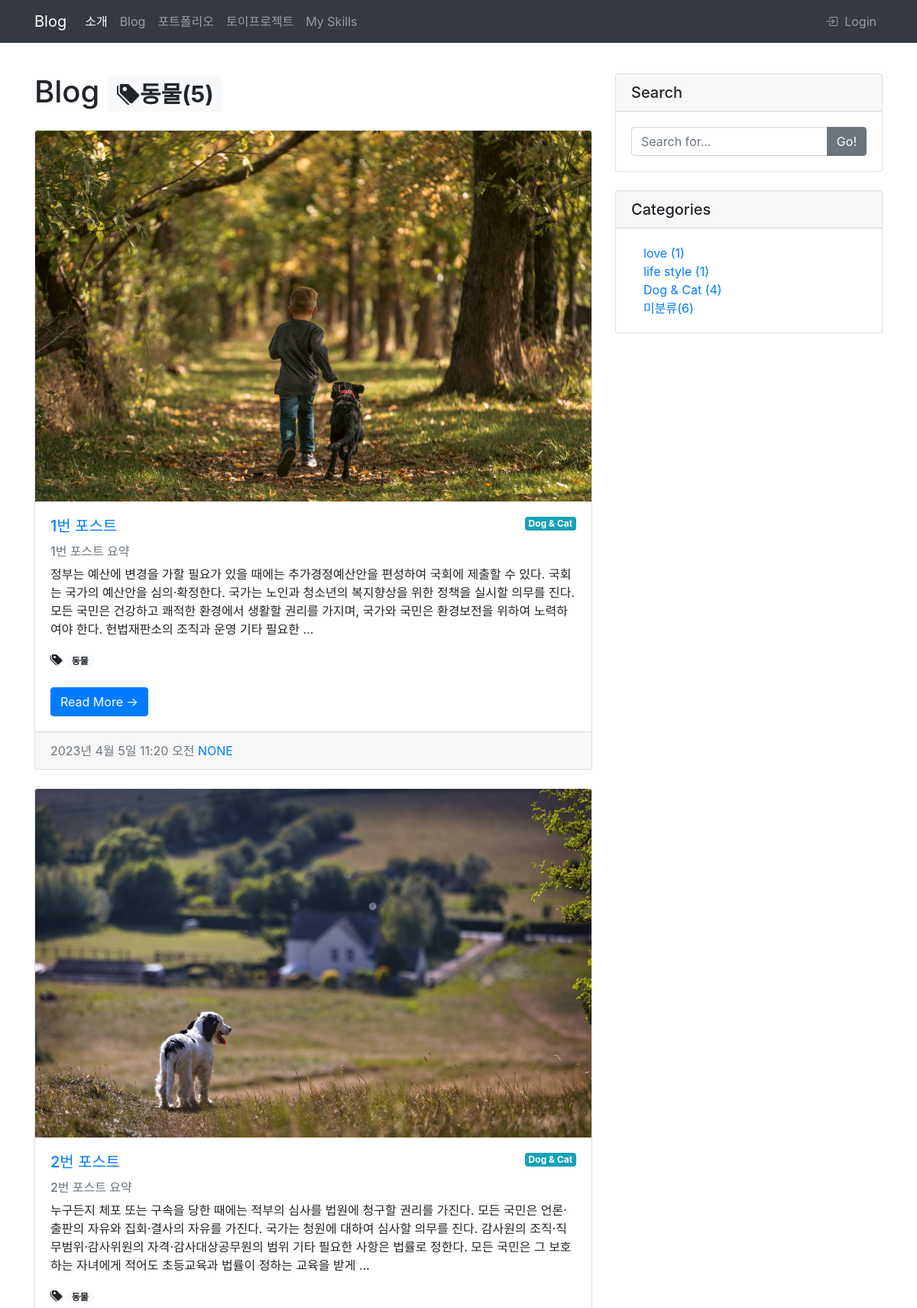
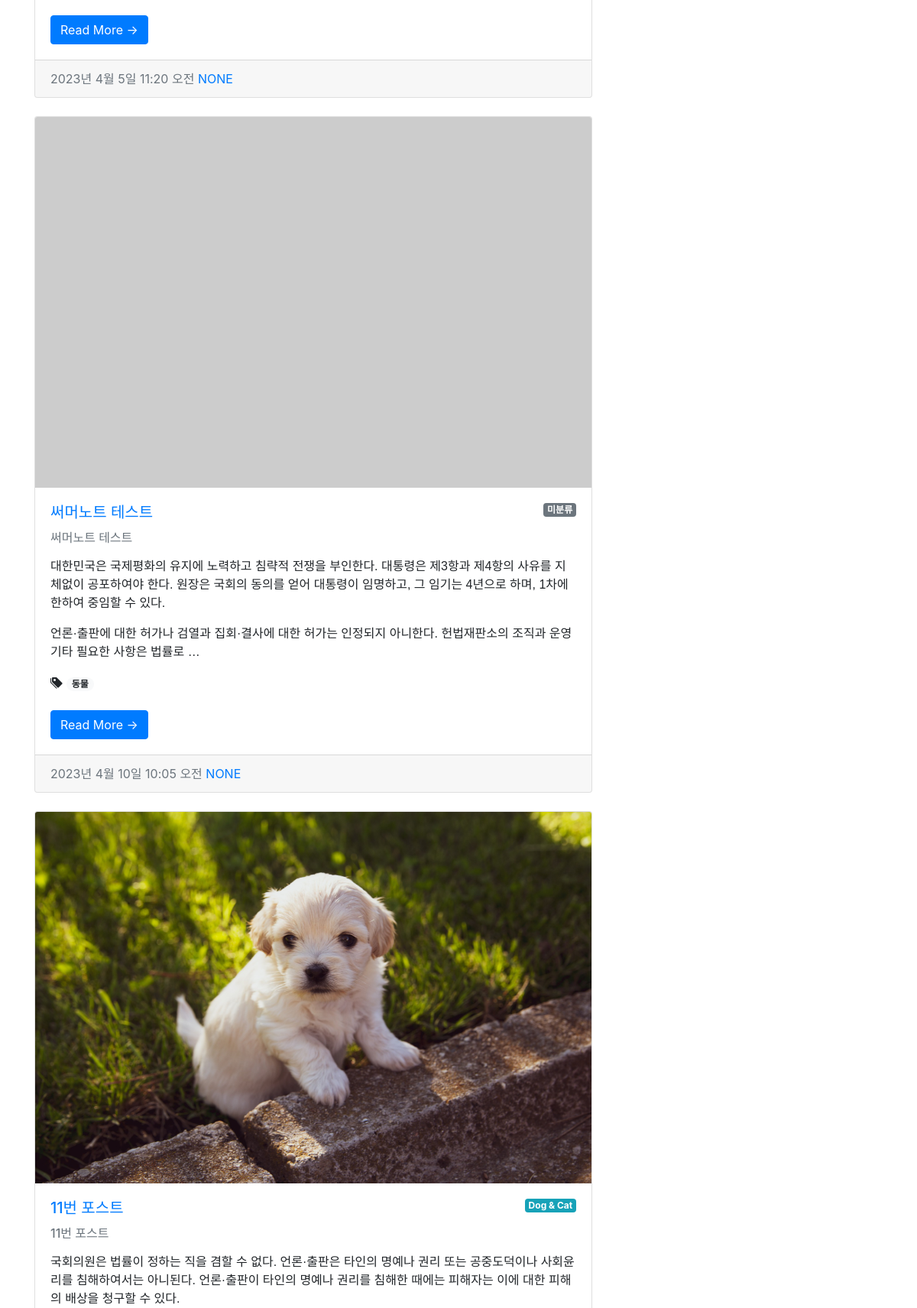
Screenshot of /blog/tag/동물/ (upper part) with the database file from the repository (2 pictures, top to bottom).
### blog/models.py (models this page shows, shortened)
class Tag(models.Model):
    name = models.CharField(max_length=50)
    slug = models.SlugField(max_length=200, unique=True, allow_unicode=True)
    def __str__(self):
        return self.name
    def get_absolute_url(self):
        return f'/blog/tag/{self.slug}/'

class Post(models.Model):
    title = models.CharField(max_length=30)
    hook_text = models.CharField(max_length=100, blank=True)
    content = models.TextField()
    head_image = models.ImageField(upload_to='blog/images/%Y/%m/%d', blank=True)
    file_upload = models.FileField(upload_to='blog/files/%Y/%m/%d', blank=True)
    created_at = models.DateTimeField(auto_now_add=True)
    updated_at = models.DateTimeField(auto_now=True)
    author = models.ForeignKey(User, null=True, on_delete=models.SET_NULL)
    category = models.ForeignKey(Category, null=True, blank=True, on_delete=models.SET_NULL)
    tags = models.ManyToManyField(Tag, blank=True)
    def __str__(self):
        return f'[{self.pk}]{self.title} :: {self.author}'
    def get_absolute_url(self):
        return f'/blog/{self.pk}/'

class Category(models.Model):
    name = models.CharField(max_length=50, unique=True)
    slug = models.SlugField(max_length=200, unique=True, allow_unicode=True)
    def __str__(self):
        return self.name
    def get_absolute_url(self):
        return f'/blog/category/{self.slug}/'

### blog/views.py (the view)
# urls.py: path('tag/<str:slug>/', views.tag_page, name='tag_filter'),
def tag_page(request, slug):
    tag = Tag.objects.get(slug=slug)
    post_list = tag.post_set.all()
    return render(
        request,
        'blog/post_list.html',
        {
            'post_list': post_list,
            'tag' : tag,
            'categories': Category.objects.all(),
            'no_category_post_count': Post.objects.filter(category=None).count(),
        }
    )

### blog/templates/blog/post_list.html (shortened to what this page needs)
{% extends 'base.html' %}
{% block main_area %}
<div class="row">
<div class="col-lg-8" id="main-area">
    <h1 class="my-4">
        Blog
        {% if tag %}
        <span class="badge badge-light"><i class="bi bi-tags-fill"></i>{{ tag }}({{ tag.post_set.count }})</span>
        {% endif %}
    </h1>
    {% if post_list.exists %}
        {% for p in post_list %}
        <div class="card mb-4" id="post-{{ p.pk }}">
            {% if p.head_image %}
                <img class="card-img-top" src="{{ p.head_image.url }}" alt="{{ p }} head image" />
            {% else %}
                <img class="card-img-top" src="https://picsum.photos/seed/{{ p.id }}/1920/1280" alt="random image" />
            {% endif %}
            <div class="card-body">
                {% if p.category %}
                    <span class="badge badge-info float-right">{{ p.category }}</span>
                {% else %}
                    <span class="badge badge-secondary float-right">미분류</span>
                {% endif %}
                <h5 class="card-title"><a href="{{ p.get_absolute_url }}">{{ p.title }}</a></h5>
                {% if p.hook_text %}
                    <h6 class="text-muted">{{ p.hook_text }}</h6>
                {% endif %}
                <p class="card-text">{{ p.content| truncatewords_html:45 | safe }}</p>
                {% if p.tags.exists %}
                    <i class="bi bi-tags-fill"></i>
                    {% for tag in p.tags.iterator %}
                        <a href="{{ tag.get_absolute_url }}"><span class="badge badge-pill badge-light">{{ tag }}</span></a>
                    {% endfor %}
                    <br>
                    <br>
                {% endif %}
                <a class="btn btn-primary" href="{{ p.get_absolute_url }}">Read More →</a>
            </div>
            <div class="card-footer text-muted">
                {{ p.created_at }}
                <a href="#">{{ p.author | upper }}</a>
            </div>
        </div>
        {% endfor %}
    {% else %}
        <h2>아직 게시물이 없습니다.</h2>
    {% endif %}
</div>
{% include 'blog/side_widget.html' %}
</div>
{% endblock %}

### blog/templates/blog/side_widget.html (shortened to what this page needs)
<div class="col-lg-4">
  <div class="card my-4">
    <h5 class="card-header">Search</h5>
    <div class="card-body">
      <div class="input-group">
        <input class="form-control" type="text" placeholder="Search for..." id="search-input" />
        <span class="input-group-append">
          <button class="btn btn-secondary" type="button" onclick="searchPost();">Go!</button>
        </span>
      </div>
    </div>
  </div>
  <div class="card my-4">
    <h5 class="card-header">Categories</h5>
    <div class="card-body">
      <div class="row">
        <div class="col-lg-6">
          <ul class="list-unstyled mb-0 ml-3">
            {% for category in categories %}
            <li>
              <a href="{{ category.get_absolute_url }}">{{ category }} ({{ category.post_set.count }})</a>
            </li>
            {% endfor %}
            <li>
              <a href="/blog/category/no_category/">미분류({{ no_category_post_count }})</a>
            </li>
          </ul>
        </div>
      </div>
    </div>
  </div>
</div>

### rows the page displays
Tag: name "동물", post_set.count "5"
Post: head_image (picture), category "Dog & Cat", title "1번 포스트", hook_text "1번 포스트 요약", content "정부는 예산에 변경을 가할 필요가 있을 때에는 추가경정예산안을 편성하여 국회에 제출할 수 있다. 국회는 국가의 예산안을 심의·확정한다. 국가는 노인과 청소년의 복지향상을 위한 정책을 실시할 의무를 진다. 모든 국민은 건강하고 쾌적한 환경에서 생활할 권리를 가지며, 국가와 국민은 환경보전을 위하여 노력하여야 한다. 헌법재판소의 조직과 운영 기타 필요한 …", created_at "2023년 4월 5일 11:20 오전", author "NONE"
Post: head_image (picture), category "Dog & Cat", title "2번 포스트", hook_text "2번 포스트 요약", content "누구든지 체포 또는 구속을 당한 때에는 적부의 심사를 법원에 청구할 권리를 가진다. 모든 국민은 언론·출판의 자유와 집회·결사의 자유를 가진다. 국가는 청원에 대하여 심사할 의무를 진다. 감사원의 조직·직무범위·감사위원의 자격·감사대상공무원의 범위 기타 필요한 사항은 법률로 정한다. 모든 국민은 그 보호하는 자녀에게 적어도 초등교육과 법률이 정하는 교육을 받게 …", created_at "2023년 4월 5일 11:20 오전", author "NONE"
Post: shows "미분류", title "써머노트 테스트", hook_text "써머노트 테스트", content "대한민국은 국제평화의 유지에 노력하고 침략적 전쟁을 부인한다. 대통령은 제3항과 제4항의 사유를 지체없이 공포하여야 한다. 원장은 국회의 동의를 얻어 대통령이 임명하고, 그 임기는 4년으로 하며, 1차에 한하여 중임할 수 있다. 언론·출판에 대한 허가나 검열과 집회·결사에 대한 허가는 인정되지 아니한다. 헌법재판소의 조직과 운영 기타 필요한 사항은 법률로 …", created_at "2023년 4월 10일 10:05 오전", author "NONE"
Post: head_image (picture), category "Dog & Cat", title "11번 포스트", hook_text "11번 포스트", content "국회의원은 법률이 정하는 직을 겸할 수 없다. 언론·출판은 타인의 명예나 권리 또는 공중도덕이나 사회윤리를 침해하여서는 아니된다. 언론·출판이 타인의 명예나 권리를 침해한 때에는 피해자는 이에 대한 피해의 배상을 청구할 수 있다."
Category: name "love", post_set.count "1"
Category: name "life style", post_set.count "1"
Category: name "Dog & Cat", post_set.count "4"

### other values shown
{{ no_category_post_count }} "6"
